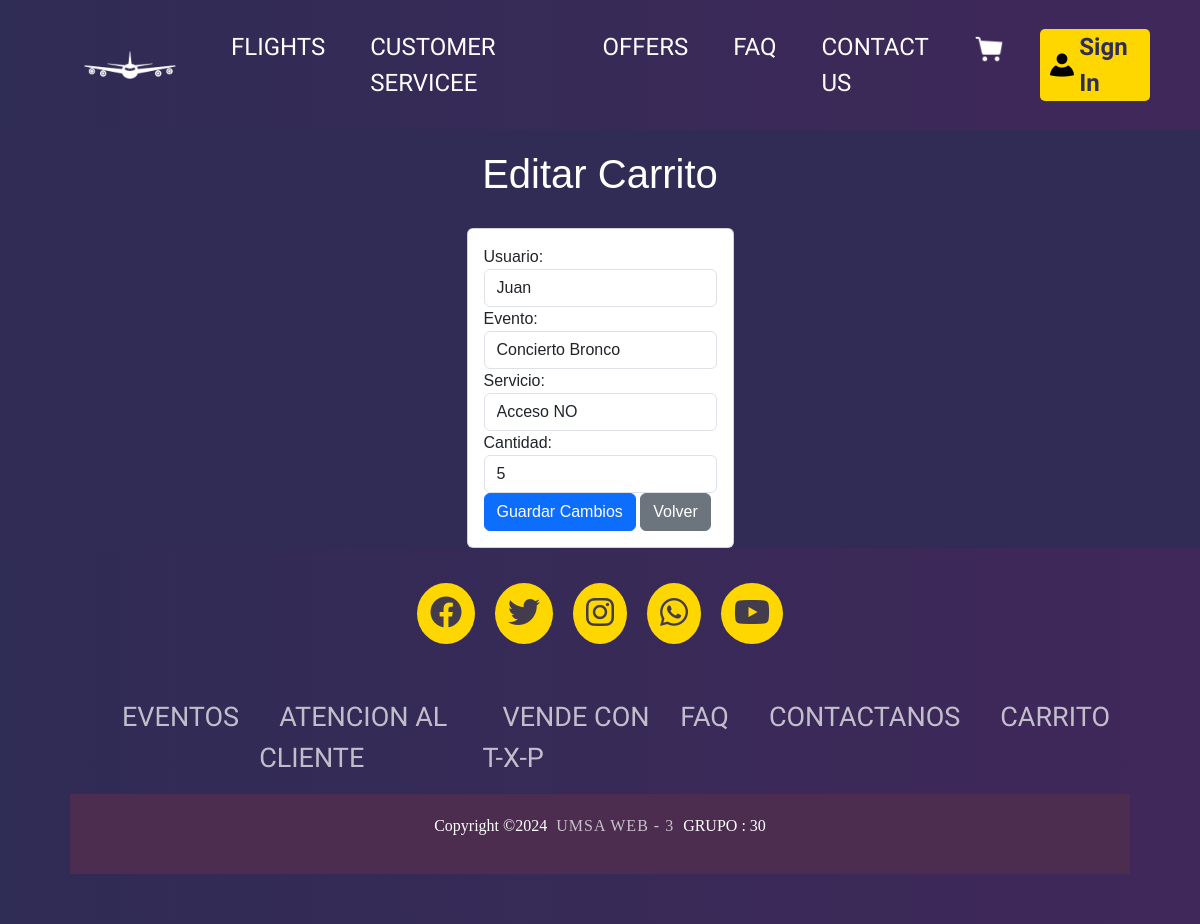
The page /admin/carrito/edit.php?cod=1 on the database its author committed.
### tables this page shows
CREATE TABLE `carrito` (
  `id` int NOT NULL,
  `id_usuario` int NOT NULL,
  `id_evento` int DEFAULT NULL,
  `id_servicio` int DEFAULT NULL,
  `cantidad` int NOT NULL DEFAULT '0'
);

CREATE TABLE `usuario` (
  `id` int NOT NULL,
  `nombre` varchar(50) NOT NULL,
  `apellido` varchar(50) NOT NULL,
  `email` varchar(100) NOT NULL,
  `password` varchar(100) NOT NULL,
  `rol` enum('admin','cliente') DEFAULT 'cliente'
);

CREATE TABLE `evento` (
  `id` int NOT NULL,
  `imagen` varchar(255) DEFAULT NULL,
  `titulo` varchar(100) NOT NULL,
  `ubicacion` varchar(150) NOT NULL,
  `fecha_evento` date NOT NULL,
  `hora` time NOT NULL,
  `precio` decimal(10,2) NOT NULL
);

CREATE TABLE `servicios` (
  `id` int NOT NULL,
  `codigo_evento` int NOT NULL,
  `servicios_adicionales` varchar(150) NOT NULL,
  `img` varchar(255) DEFAULT NULL,
  `caracteristicas` text,
  `precio` decimal(10,2) NOT NULL DEFAULT '0.00',
  `detalle` text
);

### admin/carrito/edit.php (the view, shortened to what this page needs)
<?php
$db = conectarDB();
if (isset($_GET['cod'])) {
    $id = intval($_GET['cod']);
    $query = "
        SELECT c.id, u.nombre AS usuario, e.titulo AS evento, s.servicios_adicionales AS servicio, c.cantidad
        FROM carrito c
        LEFT JOIN usuario u ON c.id_usuario = u.id
        LEFT JOIN evento e ON c.id_evento = e.id
        LEFT JOIN servicios s ON c.id_servicio = s.id
        WHERE c.id = $id
    ";
    $result = mysqli_query($db, $query);
    $record = mysqli_fetch_assoc($result);
}
?>
<div class="tablas">
<section class="col-sm-6">
    <h1>Editar Carrito</h1>
</section>
<section class="content">
    <div class="card">
        <div class="card-body">
            <form method="POST">
                <div class="form-group">
                    <label>Usuario:</label>
                    <input type="text" name="usuario" class="form-control" value="<?php echo $record['usuario']; ?>" required>
                </div>
                <div class="form-group">
                    <label>Evento:</label>
                    <input type="text" name="evento" class="form-control" value="<?php echo $record['evento']; ?>" required>
                </div>
                <div class="form-group">
                    <label>Servicio:</label>
                    <input type="text" name="servicio" class="form-control" value="<?php echo $record['servicio']; ?>" >
                </div>
                <div class="form-group">
                    <label>Cantidad:</label>
                    <input type="number" name="cantidad" class="form-control" value="<?php echo $record['cantidad']; ?>" required>
                </div>
                <button type="submit" class="btn btn-primary">Guardar Cambios</button>
                <a href="/TicketXPress/admin/carrito/list.php" class="btn btn-secondary">Volver</a>
            </form>
        </div>
    </div>
</section>
</div>
<html>
    <link rel="stylesheet" href="/TicketXPress/build/css/tablas.css">
</html>

### build/css/app.css (style rules this page uses)
body, html { margin: 0%; padding: 0%; width: 100%; }

### build/css/tablas.css (style rules this page uses)
body { background-color: #312C56; font-family: Arial, sans-serif; }
h1 { text-align: center; margin-bottom: 30px; }
.tablas { display: flex; flex-direction: column; align-items: center; justify-content: center; margin-top: 20px; }
.col-sm-6 { color: white; }

### rows shown on the page
carrito: usuario "Juan", evento "Concierto Bronco", servicio "Acceso NO", cantidad "5"
